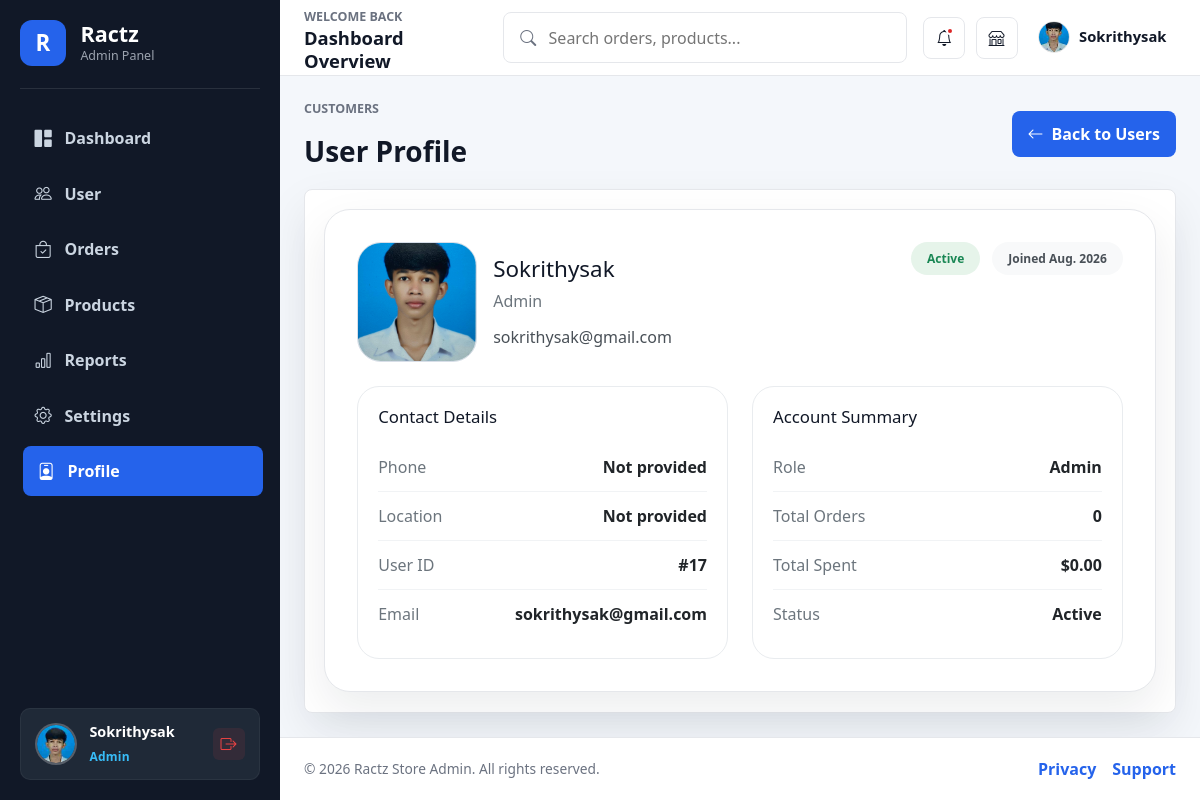
The app's page /admin/user/profile/17 (signed in) with its own data.
### models/user.py (models this page shows)
class User(db.Model):
    id = db.Column(db.Integer, primary_key=True)
    profile = db.Column(db.String(255), nullable=False, default='/static/images/default.png')
    username = db.Column(db.String(80), nullable=False)
    password = db.Column(db.String(255), nullable=False)
    email = db.Column(db.String(120), nullable=False, unique=True)
    role = db.Column(db.String(80), nullable=False)
    status = db.Column(db.String(80), nullable=False, default='Active')
    joined_date = db.Column(db.String(80), nullable=True, default=lambda: datetime.now().strftime('%b. %Y'))

### admin/user.py (the view)
@admin_bp.get('/user/profile/<int:user_id>')
@login_required
def user_profile(user_id):
    module = 'user'
    sql = text("SELECT * FROM user WHERE id = :user_id")
    result = db.session.execute(sql, {"user_id": user_id}).fetchone()
    user_data = None
    if result:
        user_data = dict(result._mapping)  # convert to single dictionary
    else:
        return redirect(url_for('admin_bp.user'))
    return render_template('admin/user/profile.html', module=module, user=user_data)

### admin/auth.py (called while the page is built)
def login_required(view):
    @wraps(view)
    def wrapped(*args, **kwargs):
        if not session.get("is_login"):
            return redirect(url_for("admin_login", next=request.path))
        if str(session.get("role", "")).strip().lower() != "admin":
            session.clear()
            flash("Access denied. Administrator privileges required.", "danger")
            return redirect(url_for("admin_login"))
        return view(*args, **kwargs)
    return wrapped

### helpers.py (called while the page is built)
def register_url_fallbacks(app):
    from flask import url_for
    def url_fallback(error, endpoint, values):
        if '.' in endpoint:
            raise error
        for bp_name in ['front_bp', 'admin_bp', 'api_bp']:
            full_endpoint = f"{bp_name}.{endpoint}"
            if full_endpoint in app.view_functions:
                return url_for(full_endpoint, **values)
        raise error
    app.url_build_error_handlers.append(url_fallback)

### templates/admin/user/profile.html
{% extends 'admin/master.html' %} {% block styles %}
<link
  rel="stylesheet"
  href="{{ url_for('static', filename='user css/profile.css') }}"
/>
{% endblock %} {% block content %}
<main class="admin-content">
  <section class="page-heading">
    <div>
      <p>Customers</p>
      <h3>User Profile</h3>
    </div>
    <a href="{{ url_for('user') }}" class="export-btn back-btn">
      <i class="bi bi-arrow-left"></i>
      Back to Users
    </a>
  </section>
  <section class="panel profile-panel">
    <div class="profile-card">
      <div class="profile-main">
        <div class="profile-avatar-card">
          <img
            src="{{ url_for('user_photo', user_id=user.id, photo_type='org') }}"
            alt="{{ user.username or user.name }}"
            onerror="this.onerror=null;this.src='{{ url_for('static', filename='images/default.png') }}'"
            class="profile-avatar"
          />
          <div class="profile-header">
            <h4>{{ user.username or user.name }}</h4>
            <span>{{ user.role }}</span>
            <p>{{ user.email }}</p>
          </div>
        </div>
        <div class="profile-badges">
          <span class="badge status-badge">{{ user.status or 'Active' }}</span>
          {% if user.joined or user.joined_date %}
          <span class="badge joined-badge">Joined {{ user.joined or user.joined_date }}</span>
          {% endif %}
        </div>
      </div>
      <div class="profile-grid">
        <div class="profile-details-box">
          <h5>Contact Details</h5>
          <div class="detail-row">
            <span>Phone</span>
            <strong>{{ user.phone or 'Not provided' }}</strong>
          </div>
          <div class="detail-row">
            <span>Location</span>
            <strong>{{ user.location or 'Not provided' }}</strong>
          </div>
          <div class="detail-row">
            <span>User ID</span>
            <strong>#{{ user.id }}</strong>
          </div>
          <div class="detail-row">
            <span>Email</span>
            <strong>{{ user.email }}</strong>
          </div>
        </div>
        <div class="activity-box">
          <h5>Account Summary</h5>
          <div class="summary-row">
            <span>Role</span>
            <strong>{{ user.role or 'Admin' }}</strong>
          </div>
          <div class="summary-row">
            <span>Total Orders</span>
            <strong>{{ user.total_orders or 0 }}</strong>
          </div>
          <div class="summary-row">
            <span>Total Spent</span>
            <strong>{{ user.total_spent or '$0.00' }}</strong>
          </div>
          {% if user.last_order and user.last_order.id %}
          <div class="summary-row">
            <span>Last Order</span>
            <strong>{{ user.last_order.id }}</strong>
          </div>
          <div class="summary-row">
            <span>Last Order Date</span>
            <strong>{{ user.last_order.date }}</strong>
          </div>
          <div class="summary-row">
            <span>Last Status</span>
            <strong>{{ user.last_order.status }}</strong>
          </div>
          {% else %}
          <div class="summary-row">
            <span>Status</span>
            <strong>{{ user.status or 'Active' }}</strong>
          </div>
          {% endif %}
        </div>
      </div>
    </div>
  </section>
</main>
{% endblock %}

### templates/admin/share/sidebar.html (shortened to what this page needs)
      <aside class="admin-sidebar" id="adminSidebar">
<div class="sidebar-brand">
          <span class="brand-mark">R</span>
          <div>
            <h1>Ractz</h1>
            <p>Admin Panel</p>
          </div>
        </div>
        <nav class="sidebar-menu" aria-label="Admin navigation">
          <a href="{{ url_for('dashboard') }}" class="{% if request.endpoint == 'dashboard' %}active{% endif %}">
            <i class="bi bi-grid-1x2-fill"></i>
            <span>Dashboard</span>
          </a>
          <a href="{{ url_for('user') }}" class="">
            <i class="bi bi-people"></i>
            <span>User</span>
          </a>
          <a href="#">
            <i class="bi bi-bag-check"></i>
            <span>Orders</span>
          </a>
          <a href="#">
            <i class="bi bi-box-seam"></i>
            <span>Products</span>
          </a>
          <a href="#">
            <i class="bi bi-bar-chart"></i>
            <span>Reports</span>
          </a>
          <a href="#">
            <i class="bi bi-gear"></i>
            <span>Settings</span>
          </a>
          <a href="{{ url_for('admin_bp.admin_profile') if session.get('user_id') else '#' }}" class="{% if request.endpoint in ['admin_bp.admin_profile', 'admin_profile'] or (request.endpoint in ['admin_bp.user_profile', 'user_profile'] and request.view_args and request.view_args.get('user_id') == session.get('user_id')) %}active{% endif %}">
            <i class="bi bi-person-badge"></i>
            <span>Profile</span>
          </a>
        </nav>
        <div class="sidebar-profile">
          <a href="{{ url_for('admin_bp.admin_profile') if session.get('user_id') else '#' }}" class="sidebar-profile-info" title="View Profile">
            <div class="profile-avatar sidebar-profile-avatar">
              <span class="profile-avatar-initials">{{ (session.get('username', 'A')[:2]) | upper }}</span>
              {% if session.get('user_id') %}
                <img
                  src="{{ url_for('user_photo', user_id=session.get('user_id'), photo_type='thum') }}"
                  alt="{{ session.get('username', 'Admin') }}"
                  class="profile-avatar-img"
                  onerror="this.remove();"
                />
              {% endif %}
            </div>
            <div class="sidebar-profile-text">
              <strong>{{ session.get('username', 'Admin User') }}</strong>
              <span>{{ session.get('role', 'Admin') }}</span>
            </div>
          </a>
          <a href="{{ url_for('admin_logout') }}" class="sidebar-logout-btn" title="Sign out">
            <i class="bi bi-box-arrow-right"></i>
          </a>
        </div>
      </aside>

### templates/admin/share/navbar.html (shortened to what this page needs)
 <nav class="admin-navbar">
          <div class="navbar-title">
            <span>Welcome back</span>
            <h2>Dashboard Overview</h2>
          </div>
          <form class="admin-search" action="#" role="search">
            <i class="bi bi-search"></i>
            <input type="search" placeholder="Search orders, products..." />
          </form>
          <div class="navbar-actions">
            <button type="button" aria-label="Notifications" title="Notifications">
              <i class="bi bi-bell"></i>
              <span class="notification-dot"></span>
            </button>
            <a href="{{ url_for('home') }}" aria-label="Visit store" title="Visit Store">
              <i class="bi bi-shop"></i>
            </a>
            <div class="admin-user-dropdown" id="adminUserDropdown">
              <button
                type="button"
                class="admin-user-trigger"
                id="adminUserTrigger"
                aria-expanded="false"
                aria-haspopup="true"
              >
                <img
                  src="{{ url_for('user_photo', user_id=session.get('user_id'), photo_type='thum') if session.get('user_id') else url_for('static', filename='images/default.png') }}"
                  alt="{{ session.get('username', 'admin') }}"
                  class="admin-nav-avatar"
                  onerror="this.onerror=null;this.src='{{ url_for('static', filename='images/default.png') }}'"
                />
                <span class="admin-nav-name">{{ session.get('username', 'admin') }}</span>
              </button>
            </div>
          </div>
        </nav>

### static/user css/profile.css (style rules this page uses)
.profile-panel { max-width: 1060px; margin: 0 auto; }
.profile-card { display: grid; gap: 1.5rem; padding: 2rem; border-radius: 26px; border: 1px solid var(--border); background: var(--surface); box-shadow: var(--shadow); }
.profile-main { display: flex; justify-content: space-between; align-items: flex-start; gap: 1rem; flex-wrap: wrap; }
.profile-avatar-card { display: flex; gap: 1rem; align-items: center; }
.profile-avatar-card .profile-avatar { width: 120px; height: 120px; border-radius: 24px; object-fit: cover; border: 1px solid #d7dee8; }
.profile-header h4 { margin: 0; font-size: 1.4rem; }
.profile-header span { display: inline-flex; margin-top: 0.35rem; color: #6c757d; }
.profile-header p { margin: 0.75rem 0 0; color: #495057; }
.profile-badges { display: flex; gap: 0.75rem; flex-wrap: wrap; align-items: center; }
.badge { display: inline-flex; padding: 0.65rem 1rem; border-radius: 999px; background: #e7f1ff; color: #0d6efd; font-weight: 700; }
.status-badge { background: #e6f4ea; color: #198754; }
.joined-badge { background: #f8f9fa; color: #495057; }
.profile-grid { display: grid; gap: 1.5rem; grid-template-columns: repeat(2, minmax(0, 1fr)); }
.profile-details-box, .activity-box { padding: 1.25rem; border: 1px solid #e9ecef; border-radius: 22px; background: #ffffff; }
.profile-details-box h5, .activity-box h5 { margin: 0 0 1rem; font-size: 1.05rem; }
.detail-row, .summary-row { display: flex; justify-content: space-between; gap: 1rem; padding: 0.75rem 0; border-bottom: 1px solid #f1f3f5; }
.detail-row:last-child, .summary-row:last-child { border-bottom: none; }
.detail-row span, .summary-row span { color: #6c757d; }
.detail-row strong, .summary-row strong { color: #212529; }

### records on screen
User: get "Sokrithysak", get "Admin", username "Sokrithysak", role "Admin", email "sokrithysak@gmail.com", status "Active", joined_date "Aug. 2026", id "17"

### other values on screen
{{ user.phone or 'Not provided' }} "Not provided"
{{ user.location or 'Not provided' }} "Not provided"
{{ user.total_orders or 0 }} "0"
{{ user.total_spent or '$0.00' }} "$0.00"
